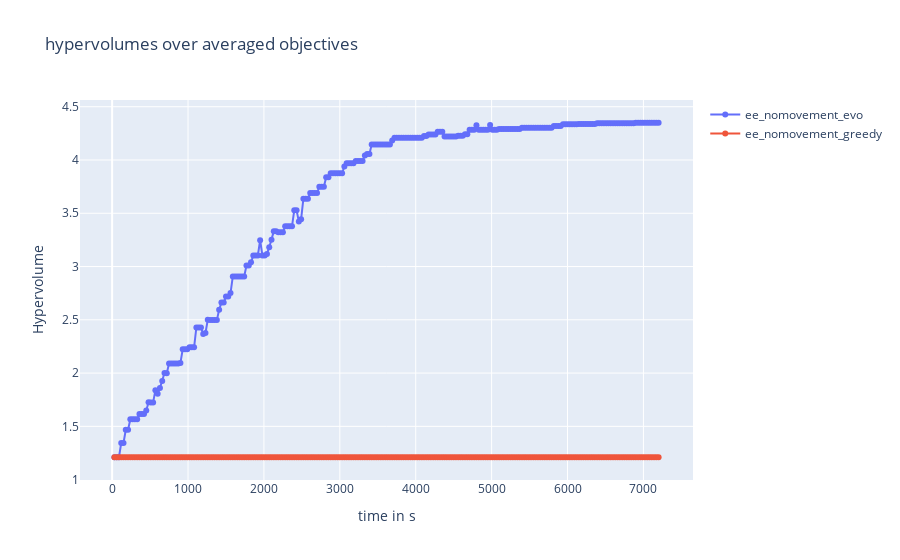
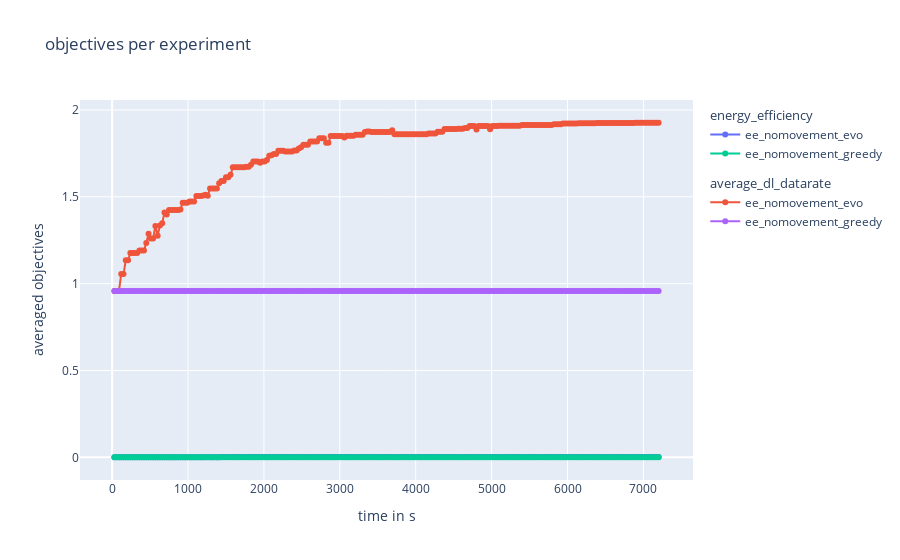
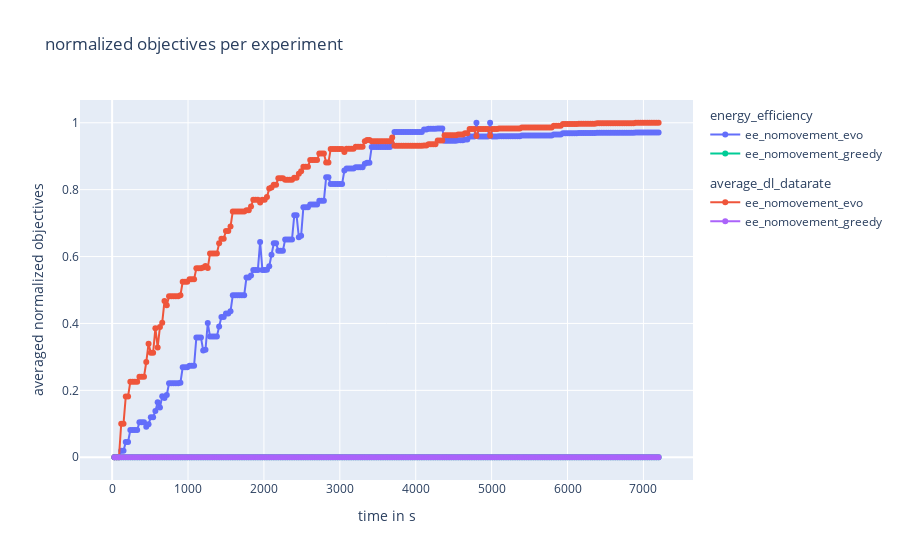

Notebook cell for these charts, in order:
### Code cell
##################
# plots for comparing experiments
##################

## hyper volume plot


fig1 = go.Figure()
fig1.update_layout(
    title="hypervolumes over averaged objectives",
    xaxis_title="time in s",
    yaxis_title="Hypervolume")


## add experiment hypervolumes 
for index, value in enumerate(hypervolume_list):
    fig1.add_trace(
        go.Scatter(
            x=time_and_frames_list[:, 1],
            y=value,
            mode='lines+markers',
            name= f"{str(configuration_names[index])}",
        ))


## objective volume plot
fig2 = go.Figure()

fig2.update_layout(
    title= "objectives per experiment",
    xaxis_title="time in s",
    yaxis_title="averaged objectives"
    )
for index, _ in enumerate(objective_1_list):
    fig2.add_trace(
        go.Scatter(
            x=time_and_frames_list[:, 1],
            y=objective_1_list[index],
            name=str(configuration_names[index]),
            mode='lines+markers',
            legendgroup="energy_efficiency",
            legendgrouptitle_text="energy_efficiency"
        ))
    fig2.add_trace(
        go.Scatter(
            x=time_and_frames_list[:, 1],
            y=objective_2_list[index],
            name=str(configuration_names[index]),
            mode='lines+markers',
            legendgroup="average_dl_datarate",
            legendgrouptitle_text="average_dl_datarate"
        ))


## normalized objective plot

fig3 = go.Figure()

fig3.update_layout(
    title= "normalized objectives per experiment",
    xaxis_title="time in s",
    yaxis_title="averaged normalized objectives"
    )

for index, _ in enumerate(objective_1_normalized_list):
    fig3.add_trace(
        go.Scatter(
            x=time_and_frames_list[:, 1],
            y=objective_1_normalized_list[index],
            name=str(configuration_names[index]),
            mode='lines+markers',
            legendgroup="energy_efficiency",
            legendgrouptitle_text="energy_efficiency"
        ))
    fig3.add_trace(
        go.Scatter(
            x=time_and_frames_list[:, 1],
            y=objective_2_normalized_list[index],
            name=str(configuration_names[index]),
            mode='lines+markers',
            legendgroup="average_dl_datarate",
            legendgrouptitle_text="average_dl_datarate"
        ))

fig1.show()
fig2.show()
fig3.show()

### Figure 1 — Plotly figure (JSON) as saved in the notebook; plotly's stock layout.template omitted (floating-point values rounded to 4 significant figures; data arrays with more than 128 entries replaced by an {"elided": "..."} marker saying what was removed)
{"data": [{"mode": "lines+markers", "name": "ee_nomovement_evo", "type": "scatter", "x": {"elided": "240 int values"}, "y": {"elided": "240 float values"}}, {"mode": "lines+markers", "name": "ee_nomovement_greedy", "type": "scatter", "x": {"elided": "240 int values"}, "y": {"elided": "240 float values"}}], "layout": {"title": {"text": "hypervolumes over averaged objectives"}, "xaxis": {"title": {"text": "time in s"}}, "yaxis": {"title": {"text": "Hypervolume"}}}}

### Figure 2 — Plotly figure (JSON) as saved in the notebook; plotly's stock layout.template omitted (floating-point values rounded to 4 significant figures; data arrays with more than 128 entries replaced by an {"elided": "..."} marker saying what was removed)
{"data": [{"legendgroup": "energy_efficiency", "legendgrouptitle": {"text": "energy_efficiency"}, "mode": "lines+markers", "name": "ee_nomovement_evo", "type": "scatter", "x": {"elided": "240 int values"}, "y": {"elided": "240 float values"}}, {"legendgroup": "average_dl_datarate", "legendgrouptitle": {"text": "average_dl_datarate"}, "mode": "lines+markers", "name": "ee_nomovement_evo", "type": "scatter", "x": {"elided": "240 int values"}, "y": {"elided": "240 float values"}}, {"legendgroup": "energy_efficiency", "legendgrouptitle": {"text": "energy_efficiency"}, "mode": "lines+markers", "name": "ee_nomovement_greedy", "type": "scatter", "x": {"elided": "240 int values"}, "y": {"elided": "240 float values"}}, {"legendgroup": "average_dl_datarate", "legendgrouptitle": {"text": "average_dl_datarate"}, "mode": "lines+markers", "name": "ee_nomovement_greedy", "type": "scatter", "x": {"elided": "240 int values"}, "y": {"elided": "240 float values"}}], "layout": {"title": {"text": "objectives per experiment"}, "xaxis": {"title": {"text": "time in s"}}, "yaxis": {"title": {"text": "averaged objectives"}}}}

### Figure 3 — Plotly figure (JSON) as saved in the notebook; plotly's stock layout.template omitted (floating-point values rounded to 4 significant figures; data arrays with more than 128 entries replaced by an {"elided": "..."} marker saying what was removed)
{"data": [{"legendgroup": "energy_efficiency", "legendgrouptitle": {"text": "energy_efficiency"}, "mode": "lines+markers", "name": "ee_nomovement_evo", "type": "scatter", "x": {"elided": "240 int values"}, "y": {"elided": "240 float values"}}, {"legendgroup": "average_dl_datarate", "legendgrouptitle": {"text": "average_dl_datarate"}, "mode": "lines+markers", "name": "ee_nomovement_evo", "type": "scatter", "x": {"elided": "240 int values"}, "y": {"elided": "240 float values"}}, {"legendgroup": "energy_efficiency", "legendgrouptitle": {"text": "energy_efficiency"}, "mode": "lines+markers", "name": "ee_nomovement_greedy", "type": "scatter", "x": {"elided": "240 int values"}, "y": {"elided": "240 int values"}}, {"legendgroup": "average_dl_datarate", "legendgrouptitle": {"text": "average_dl_datarate"}, "mode": "lines+markers", "name": "ee_nomovement_greedy", "type": "scatter", "x": {"elided": "240 int values"}, "y": {"elided": "240 int values"}}], "layout": {"title": {"text": "normalized objectives per experiment"}, "xaxis": {"title": {"text": "time in s"}}, "yaxis": {"title": {"text": "averaged normalized objectives"}}}}
